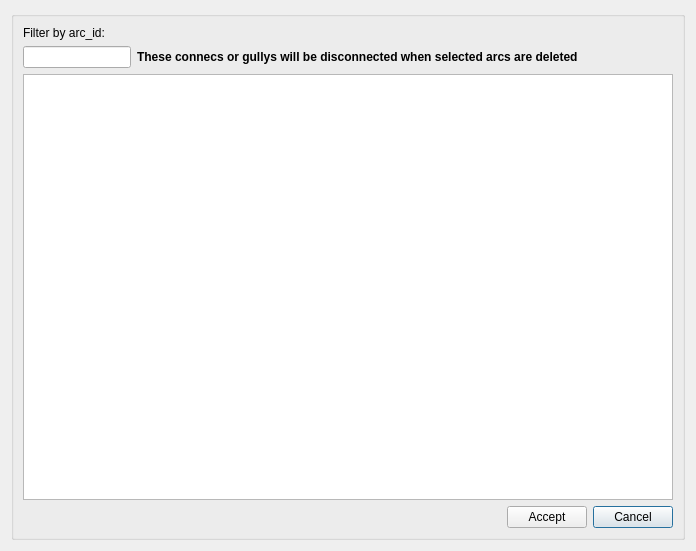
<?xml version="1.0" encoding="UTF-8"?>
<ui version="4.0">
 <class>dlg_feature_end_connec</class>
 <widget class="QDialog" name="dlg_feature_end_connec">
  <property name="geometry">
   <rect>
    <x>0</x>
    <y>0</y>
    <width>696</width>
    <height>551</height>
   </rect>
  </property>
  <property name="windowTitle">
   <string>Workcat end list</string>
  </property>
  <layout class="QGridLayout" name="verticalLayout_4">
   <item row="0" column="0">
    <widget class="QGroupBox" name="groupBox">
     <property name="title">
      <string/>
     </property>
     <layout class="QGridLayout" name="verticalLayout_3">
      <item row="4" column="0" colspan="3">
       <widget class="QTableView" name="tbl_arc_x_relations">
        <property name="sortingEnabled">
         <bool>true</bool>
        </property>
       </widget>
      </item>
      <item row="5" column="2">
       <widget class="QPushButton" name="btn_cancel">
        <property name="text">
         <string>Cancel</string>
        </property>
       </widget>
      </item>
      <item row="5" column="1">
       <widget class="QPushButton" name="btn_accept">
        <property name="text">
         <string>Accept</string>
        </property>
       </widget>
      </item>
      <item row="1" column="0">
       <layout class="QHBoxLayout" name="horizontalLayout">
        <item>
         <widget class="QLabel" name="lbl_filter_by">
          <property name="text">
           <string>Filter by arc_id:</string>
          </property>
         </widget>
        </item>
       </layout>
      </item>
      <item row="5" column="0">
       <spacer name="horizontalSpacer">
        <property name="orientation">
         <enum>Qt::Horizontal</enum>
        </property>
        <property name="sizeHint" stdset="0">
         <size>
          <width>40</width>
          <height>20</height>
         </size>
        </property>
       </spacer>
      </item>
      <item row="2" column="0" colspan="3">
       <layout class="QHBoxLayout" name="horizontalLayout_2">
        <item>
         <widget class="QLineEdit" name="arc_id">
          <property name="sizePolicy">
           <sizepolicy hsizetype="Fixed" vsizetype="Fixed">
            <horstretch>0</horstretch>
            <verstretch>0</verstretch>
           </sizepolicy>
          </property>
          <property name="text">
           <string/>
          </property>
         </widget>
        </item>
        <item>
         <widget class="QLabel" name="lbl_info">
          <property name="font">
           <font>
            <weight>75</weight>
            <bold>true</bold>
           </font>
          </property>
          <property name="text">
           <string>These connecs or gullys will be disconnected when selected arcs are deleted</string>
          </property>
         </widget>
        </item>
        <item>
         <spacer name="horizontalSpacer_2">
          <property name="orientation">
           <enum>Qt::Horizontal</enum>
          </property>
          <property name="sizeHint" stdset="0">
           <size>
            <width>80</width>
            <height>20</height>
           </size>
          </property>
         </spacer>
        </item>
       </layout>
      </item>
     </layout>
    </widget>
   </item>
  </layout>
 </widget>
 <resources/>
 <connections/>
</ui>
